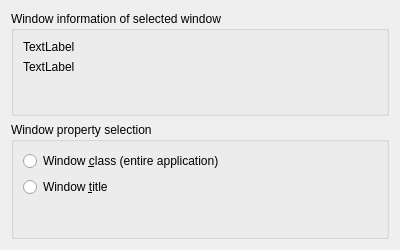
<?xml version="1.0" encoding="UTF-8"?>
<ui version="4.0">
 <class>Form</class>
 <widget class="QWidget" name="Form">
  <property name="geometry">
   <rect>
    <x>0</x>
    <y>0</y>
    <width>400</width>
    <height>250</height>
   </rect>
  </property>
  <property name="windowTitle">
   <string>Form</string>
  </property>
  <layout class="QGridLayout" name="gridLayout">
   <item row="0" column="0">
    <widget class="QGroupBox" name="groupBox">
     <property name="layoutDirection">
      <enum>Qt::LeftToRight</enum>
     </property>
     <property name="title">
      <string>Window information of selected window</string>
     </property>
     <layout class="QVBoxLayout" name="verticalLayout_2">
      <item>
       <widget class="QLabel" name="titleLabel">
        <property name="text">
         <string>TextLabel</string>
        </property>
       </widget>
      </item>
      <item>
       <widget class="QLabel" name="classLabel">
        <property name="text">
         <string>TextLabel</string>
        </property>
       </widget>
      </item>
      <item>
       <spacer name="verticalSpacer">
        <property name="orientation">
         <enum>Qt::Vertical</enum>
        </property>
        <property name="sizeHint" stdset="0">
         <size>
          <width>20</width>
          <height>40</height>
         </size>
        </property>
       </spacer>
      </item>
     </layout>
    </widget>
   </item>
   <item row="1" column="0">
    <widget class="QGroupBox" name="groupBox_2">
     <property name="title">
      <string>Window property selection</string>
     </property>
     <layout class="QVBoxLayout" name="verticalLayout_3">
      <item>
       <widget class="QRadioButton" name="classButton">
        <property name="text">
         <string>Window &amp;class (entire application)</string>
        </property>
       </widget>
      </item>
      <item>
       <widget class="QRadioButton" name="titleButton">
        <property name="text">
         <string>Window &amp;title</string>
        </property>
       </widget>
      </item>
      <item>
       <spacer name="verticalSpacer_2">
        <property name="orientation">
         <enum>Qt::Vertical</enum>
        </property>
        <property name="sizeHint" stdset="0">
         <size>
          <width>20</width>
          <height>40</height>
         </size>
        </property>
       </spacer>
      </item>
     </layout>
    </widget>
   </item>
  </layout>
 </widget>
 <resources/>
 <connections/>
</ui>
